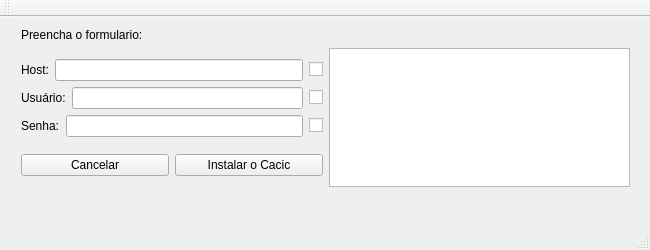
<?xml version="1.0" encoding="UTF-8"?>
<ui version="4.0">
 <class>InstallCacicGui</class>
 <widget class="QMainWindow" name="InstallCacicGui">
  <property name="geometry">
   <rect>
    <x>0</x>
    <y>0</y>
    <width>650</width>
    <height>250</height>
   </rect>
  </property>
  <property name="minimumSize">
   <size>
    <width>650</width>
    <height>250</height>
   </size>
  </property>
  <property name="maximumSize">
   <size>
    <width>650</width>
    <height>250</height>
   </size>
  </property>
  <property name="windowTitle">
   <string>Instalação do Cacic</string>
  </property>
  <widget class="QWidget" name="centralWidget">
   <widget class="QWidget" name="">
    <property name="geometry">
     <rect>
      <x>10</x>
      <y>0</y>
      <width>631</width>
      <height>181</height>
     </rect>
    </property>
    <layout class="QGridLayout" name="gridLayout_2">
     <item row="0" column="0">
      <widget class="QLabel" name="label_4">
       <property name="text">
        <string>Preencha o formulario:</string>
       </property>
      </widget>
     </item>
     <item row="1" column="0">
      <layout class="QHBoxLayout" name="horizontalLayout_3">
       <item>
        <layout class="QVBoxLayout" name="verticalLayout_2">
         <item>
          <layout class="QGridLayout" name="gridLayout">
           <item row="2" column="0" colspan="2">
            <widget class="QLabel" name="label_2">
             <property name="text">
              <string>Senha:</string>
             </property>
            </widget>
           </item>
           <item row="2" column="2" colspan="2">
            <widget class="QLineEdit" name="leSenha">
             <property name="echoMode">
              <enum>QLineEdit::Password</enum>
             </property>
            </widget>
           </item>
           <item row="1" column="0" colspan="3">
            <widget class="QLabel" name="label">
             <property name="text">
              <string>Usuário:</string>
             </property>
            </widget>
           </item>
           <item row="1" column="4">
            <widget class="QCheckBox" name="cbUsu">
             <property name="text">
              <string/>
             </property>
            </widget>
           </item>
           <item row="0" column="0">
            <widget class="QLabel" name="label_3">
             <property name="text">
              <string>Host:</string>
             </property>
            </widget>
           </item>
           <item row="0" column="4">
            <widget class="QCheckBox" name="cbHost">
             <property name="text">
              <string/>
             </property>
            </widget>
           </item>
           <item row="1" column="3">
            <widget class="QLineEdit" name="leUsuario"/>
           </item>
           <item row="0" column="1" colspan="3">
            <widget class="QLineEdit" name="leHost">
             <property name="text">
              <string/>
             </property>
             <property name="echoMode">
              <enum>QLineEdit::Normal</enum>
             </property>
            </widget>
           </item>
           <item row="2" column="4">
            <widget class="QCheckBox" name="cbPass">
             <property name="text">
              <string/>
             </property>
            </widget>
           </item>
          </layout>
         </item>
         <item>
          <layout class="QHBoxLayout" name="horizontalLayout_2">
           <item>
            <widget class="QPushButton" name="pbCancelar">
             <property name="text">
              <string>Cancelar</string>
             </property>
            </widget>
           </item>
           <item>
            <widget class="QPushButton" name="pbInstalar">
             <property name="sizePolicy">
              <sizepolicy hsizetype="Minimum" vsizetype="Fixed">
               <horstretch>0</horstretch>
               <verstretch>0</verstretch>
              </sizepolicy>
             </property>
             <property name="text">
              <string>Instalar o Cacic</string>
             </property>
            </widget>
           </item>
          </layout>
         </item>
        </layout>
       </item>
       <item>
        <widget class="QPlainTextEdit" name="pteResult"/>
       </item>
      </layout>
     </item>
    </layout>
   </widget>
   <zorder>pbCancelar</zorder>
   <zorder>pbInstalar</zorder>
   <zorder></zorder>
   <zorder>pbInstalar</zorder>
   <zorder></zorder>
   <zorder>pteResult</zorder>
   <zorder>label_4</zorder>
  </widget>
  <widget class="QMenuBar" name="menuBar">
   <property name="geometry">
    <rect>
     <x>0</x>
     <y>0</y>
     <width>650</width>
     <height>25</height>
    </rect>
   </property>
  </widget>
  <widget class="QToolBar" name="mainToolBar">
   <attribute name="toolBarArea">
    <enum>TopToolBarArea</enum>
   </attribute>
   <attribute name="toolBarBreak">
    <bool>false</bool>
   </attribute>
  </widget>
  <widget class="QStatusBar" name="statusBar"/>
 </widget>
 <layoutdefault spacing="6" margin="11"/>
 <tabstops>
  <tabstop>leHost</tabstop>
  <tabstop>leUsuario</tabstop>
  <tabstop>leSenha</tabstop>
 </tabstops>
 <resources/>
 <connections/>
</ui>
